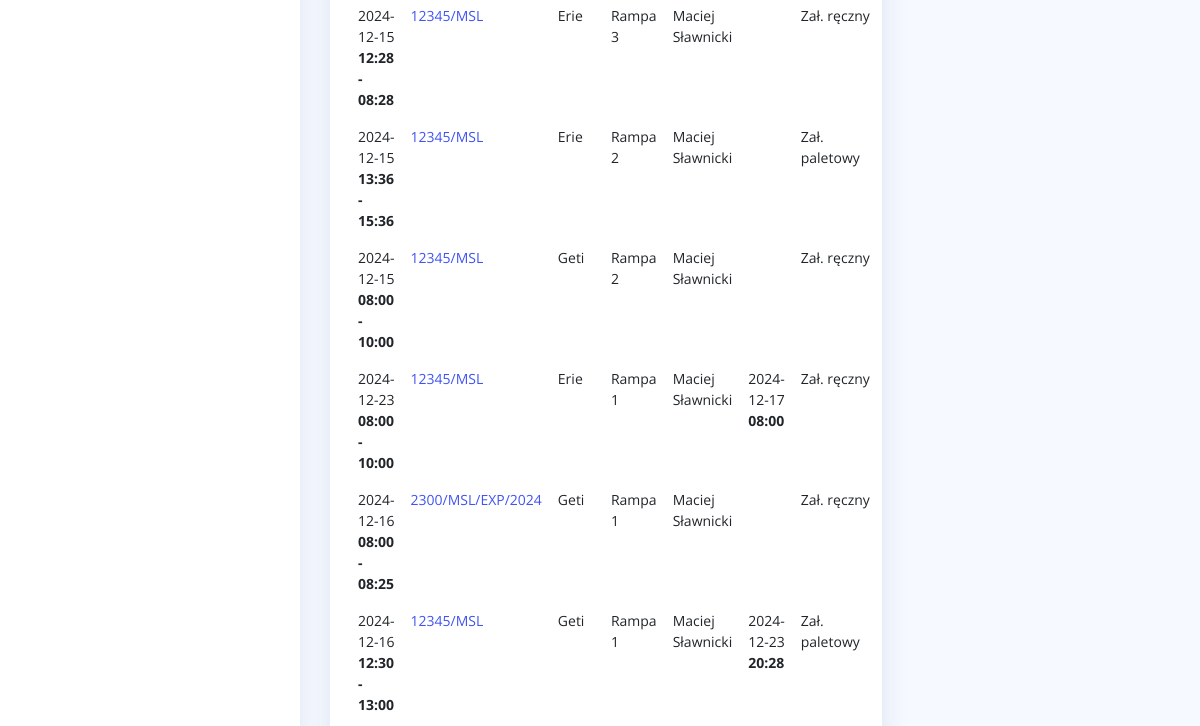
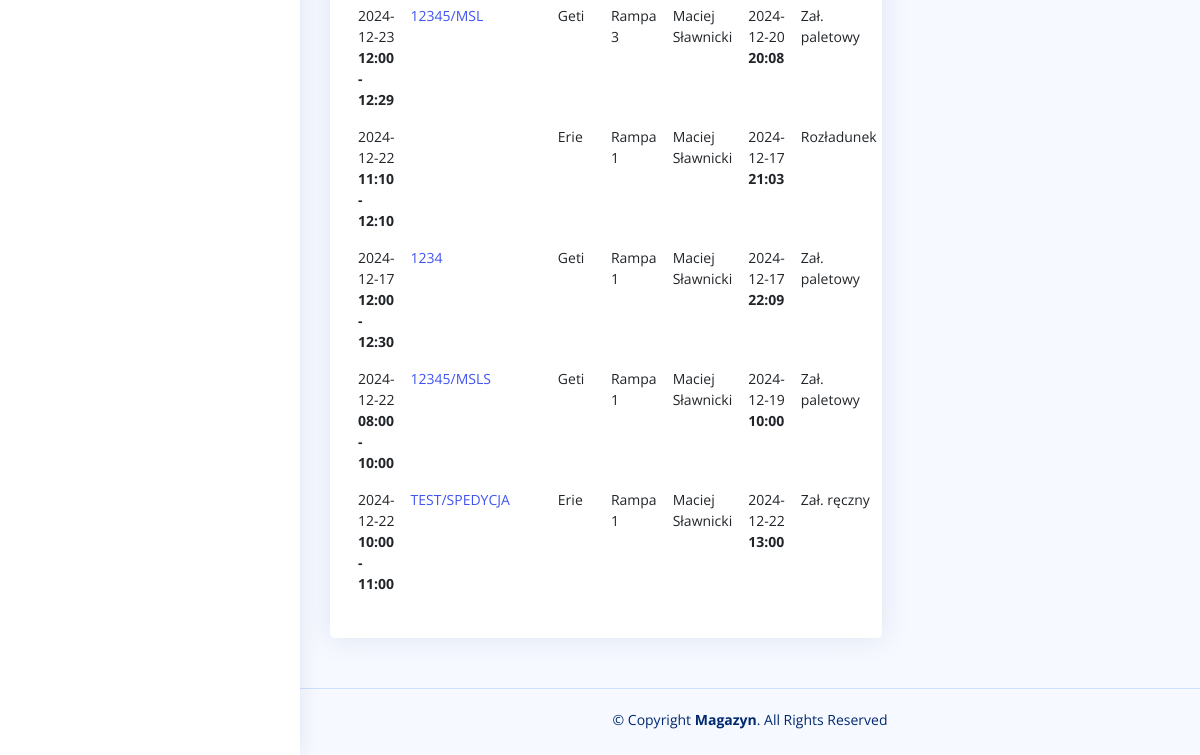
Before: /operacje/wszystkie (signed in, lower part) with the older database file (2 pictures, top to bottom).
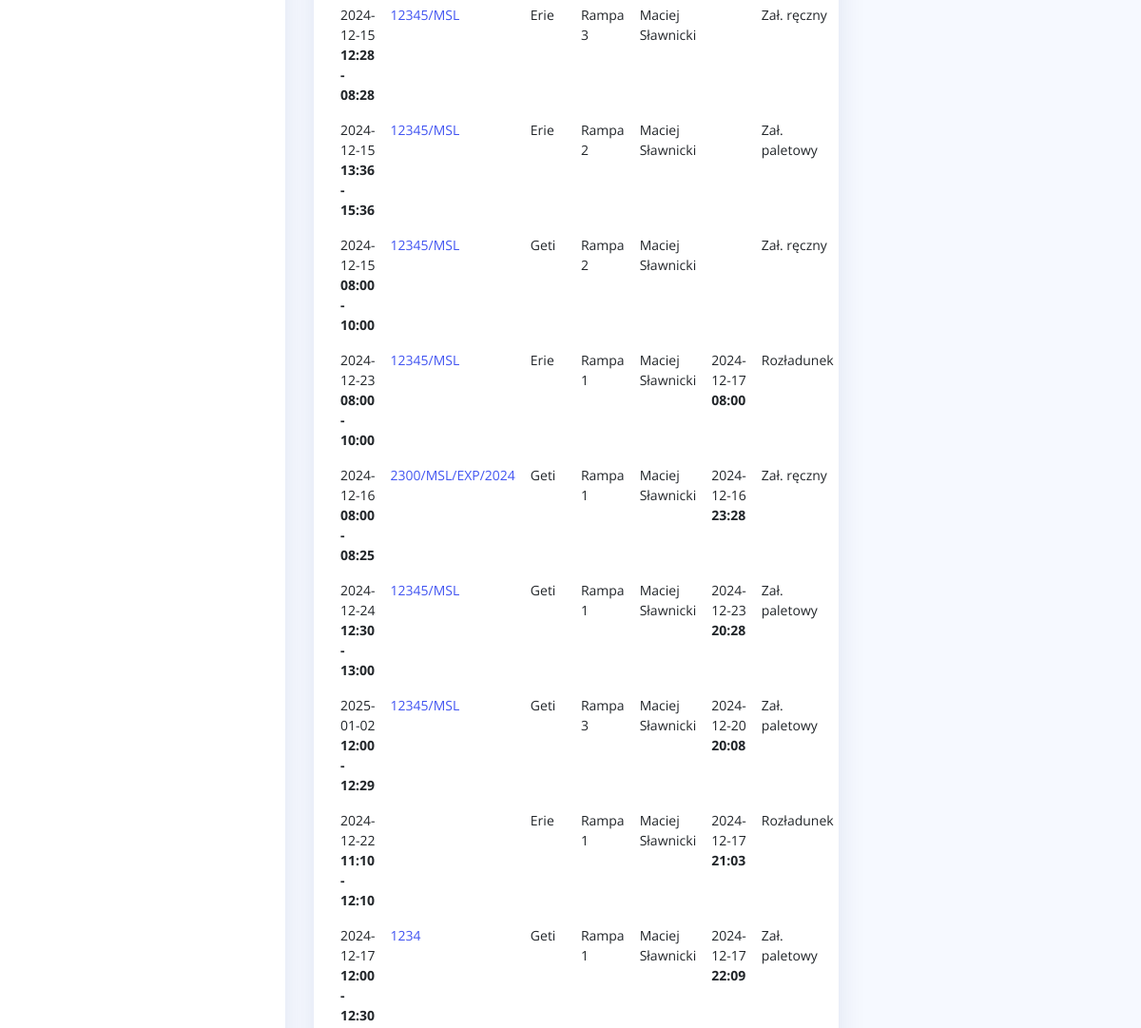
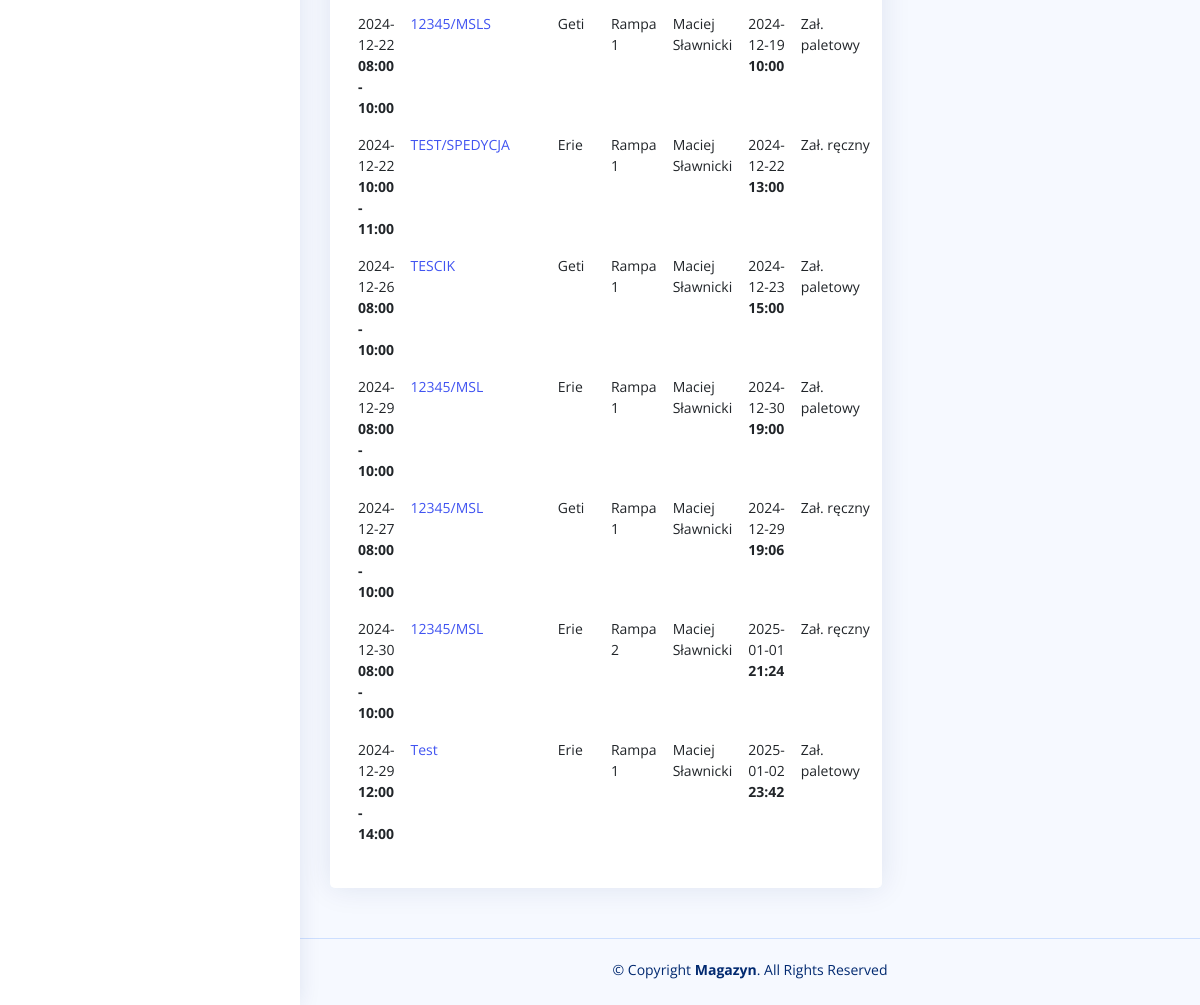
After: the same page with the newer database file (2 pictures, top to bottom).
### warehouse/models.py (models this page shows, shortened)
class Operation(models.Model):
    OPERATION_CHOICES = [
        ('pallets_loading', 'Zał. paletowy'),
        ('manual_loading', 'Zał. ręczny'),
        ('unloading', 'Rozładunek'),
    ]
    RAMP_CHOICES = [
        ('ramp1', 'Rampa 1'),
        ('ramp2', 'Rampa 2'),
        ('ramp3', 'Rampa 3'),
    ]
    STATUS_CHOICES = [
        ('pending', 'Do akceptacji'),
        ('accepted', 'Zaakceptowany'),
    ]
    CUSTOMER_CHOICES = [
        ('erie', 'Erie'),
        ('laktopol', 'Laktopol'),
        ('geti', 'Geti'),
        ('huzar', 'Huzar'),
    ]
    user = models.ForeignKey(
        CustomUser,  # Odwołanie do wbudowanego modelu użytkownika
        on_delete=models.CASCADE,  # Usunięcie użytkownika usuwa jego instancje
        related_name='created_objects',  # Opcjonalnie: alias do odwołania
        verbose_name='Utworzone przez'
    )
    start_time = models.DateTimeField()
    end_time = models.DateTimeField()
    cut_off = models.DateTimeField(blank=True, null=True)
    operation_type = models.CharField(
        max_length=15,
        choices=OPERATION_CHOICES,
        default='loading',
        verbose_name="Typ operacji"
    )
    ramp_number = models.CharField(
        max_length=15,
        choices=RAMP_CHOICES,
        default='ramp1',
        verbose_name="Numer rampy"
    )
    status = models.CharField(
        max_length=15,
        choices=STATUS_CHOICES,
        default='pending',
        verbose_name="Status"
    )
    spedition_number = models.CharField(max_length=15)
    weight = models.IntegerField(blank=True, null=True)
    cargo_name = models.CharField(max_length=48, blank=True, null=True)
    customer = models.CharField(
        max_length=20,
        choices=CUSTOMER_CHOICES,
        verbose_name="Klient"
    )

### warehouse/views.py (the view)
# urls.py: path('operacje/wszystkie', views.all_operations, name='all_operations'),
@login_required
def all_operations(request):
    context = {'operations_future': Operation.objects.filter(start_time__date__gte=datetime.now().strftime("%Y-%m-%d")),
               'operations_all': Operation.objects.filter()
               }
    return render(request, 'warehouse/all-operations.html', context)

### warehouse/templates/warehouse/all-operations.html (shortened to what this page needs)
{% extends 'base.html' %}
{% load static %}
{% static "" as staticUrl %}
{% block content %}
<main id="main" class="main">
    <section class="section dashboard">
        <div class="row">
            <div class="col-lg-8">
                <div class="row">
                    <div class="col-12">
                        <div class="card recent-sales overflow-auto">
                            <div class="card-body">
                                <table class="table table-borderless datatable">
                                    <tbody>
                                    {% for operation in operations_all %}
                                    <tr>
                                        <th scope="row">{{ operation.start_time|date:"Y-m-d" }} <b> {{ operation.start_time|date:"H:i" }} - {{ operation.end_time|date:"H:i" }}</b></th>
                                        <td><a href="/operacje/{{ operation.pk }}">{{ operation.spedition_number }}</a></td>
                                        <td>{{ operation.get_customer_display }}</td>
                                        <td>{{ operation.get_ramp_number_display }}</td>
                                        <td>Maciej Sławnicki</td>
                                        <th scope="row">{{ operation.cut_off|date:"Y-m-d" }} <b> {{ operation.cut_off|date:"H:i" }}</b></th>
                                        <td>{{ operation.get_operation_type_display }}</td>
                                    </tr>
                                    {% endfor %}
                                    </tbody>
                                </table>
                            </div>
                        </div>
                    </div>
                </div>
            </div>
            <div class="col-lg-4">
            </div>
        </div>
    </section>
</main>
{% endblock %}

Changed rows visible on the page:
changed Operation (number 4 of 16 on the later page): operation_type "Zał. ręczny" → "Rozładunek"
changed Operation "2300/MSL/EXP/2024": cut_off (not shown) → "2024-12-16"; cut_off (not shown) → "23:28"
changed Operation (number 6 of 16 on the later page): start_time "2024-12-16" → "2024-12-24"
changed Operation (number 7 of 16 on the later page): start_time "2024-12-23" → "2025-01-02"
added Operation: start_time "2024-12-26", start_time "08:00", end_time "10:00", spedition_number "TESCIK", customer "Geti", ramp_number "Rampa 1", cut_off "2024-12-23", cut_off "15:00", operation_type "Zał. paletowy"
added Operation: start_time "2024-12-29", start_time "08:00", end_time "10:00", spedition_number "12345/MSL", customer "Erie", ramp_number "Rampa 1", cut_off "2024-12-30", cut_off "19:00", operation_type "Zał. paletowy"
added Operation: start_time "2024-12-27", start_time "08:00", end_time "10:00", spedition_number "12345/MSL", customer "Geti", ramp_number "Rampa 1", cut_off "2024-12-29", cut_off "19:06", operation_type "Zał. ręczny"
added Operation: start_time "2024-12-30", start_time "08:00", end_time "10:00", spedition_number "12345/MSL", customer "Erie", ramp_number "Rampa 2", cut_off "2025-01-01", cut_off "21:24", operation_type "Zał. ręczny"
added Operation: start_time "2024-12-29", start_time "12:00", end_time "14:00", spedition_number "Test", customer "Erie", ramp_number "Rampa 1", cut_off "2025-01-02", cut_off "23:42", operation_type "Zał. paletowy"
